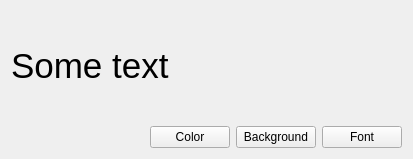
<?xml version="1.0" encoding="UTF-8"?>
<ui version="4.0">
 <class>Widget</class>
 <widget class="QWidget" name="Widget">
  <property name="geometry">
   <rect>
    <x>0</x>
    <y>0</y>
    <width>413</width>
    <height>159</height>
   </rect>
  </property>
  <property name="windowTitle">
   <string>Widget</string>
  </property>
  <layout class="QVBoxLayout" name="verticalLayout">
   <item>
    <widget class="QLabel" name="label">
     <property name="font">
      <font>
       <pointsize>26</pointsize>
      </font>
     </property>
     <property name="text">
      <string>Some text</string>
     </property>
    </widget>
   </item>
   <item>
    <layout class="QHBoxLayout" name="horizontalLayout">
     <item>
      <spacer name="horizontalSpacer">
       <property name="orientation">
        <enum>Qt::Orientation::Horizontal</enum>
       </property>
       <property name="sizeHint" stdset="0">
        <size>
         <width>40</width>
         <height>20</height>
        </size>
       </property>
      </spacer>
     </item>
     <item>
      <widget class="QPushButton" name="colorPushButton">
       <property name="text">
        <string>Color</string>
       </property>
      </widget>
     </item>
     <item>
      <widget class="QPushButton" name="backgroundPushButton">
       <property name="text">
        <string>Background</string>
       </property>
      </widget>
     </item>
     <item>
      <widget class="QPushButton" name="fontPushButton">
       <property name="text">
        <string>Font</string>
       </property>
      </widget>
     </item>
    </layout>
   </item>
  </layout>
 </widget>
 <resources/>
 <connections/>
</ui>
